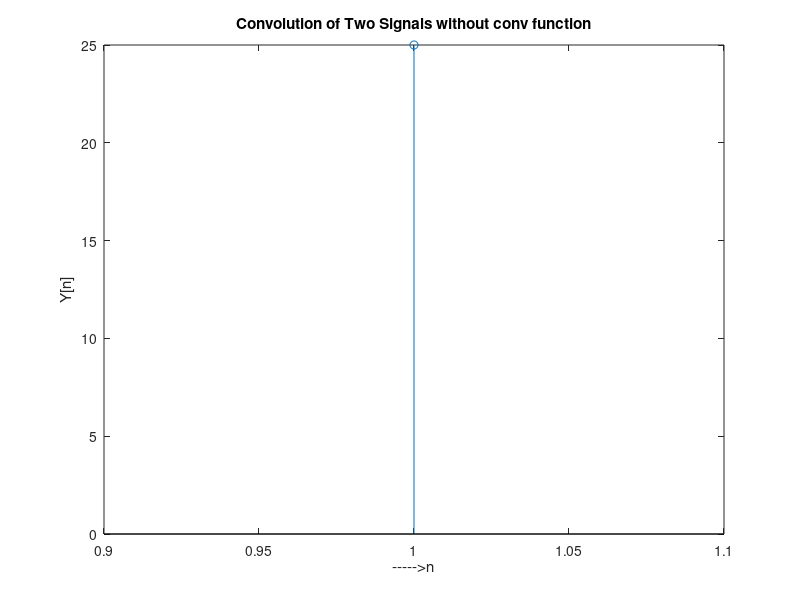

Write MATLAB code to recreate this figure.
close all;
clear all;
x=input('Enter x: ');
h=input('Enter h: ');
m=length(x);
n=length(h);
X=[x,zeros(1,n)];
H=[h,zeros(1,m)];
for i=1:n+m-1
Y(i)=0;
for j=1:m
if(i-j+1>0)
Y(i)=Y(i)+X(j)*H(i-j+1);
else
end
end
end
Y
stem(Y);
ylabel('Y[n]');
xlabel('----->n');
title('Convolution of Two Signals without conv function');